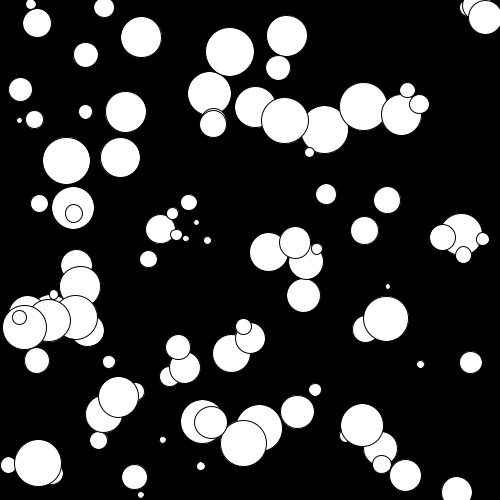
Frame 1 (no input)
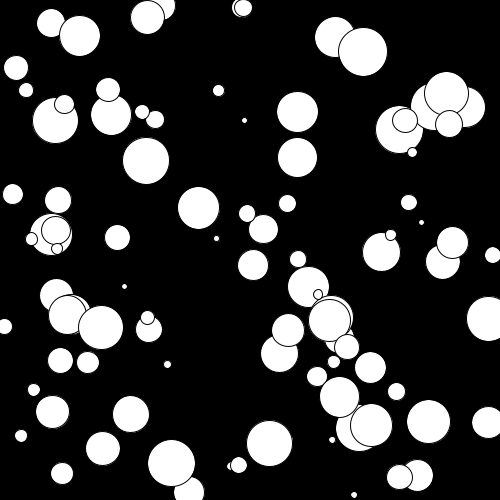
Frame 60 (the mouse pressed at the canvas centre just before this capture)
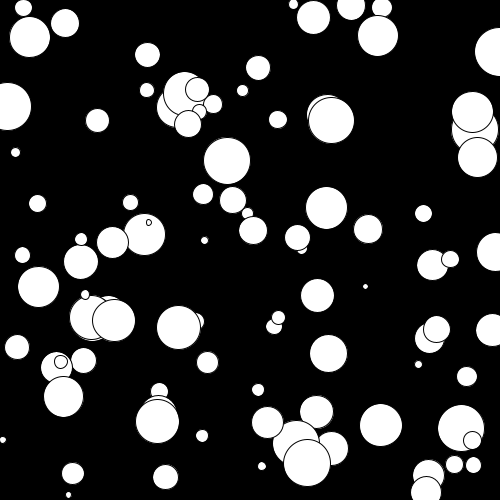
Frame 120 (the mouse held since frame 60 and released just before this capture)

The Processing sketch that drew these frames (run headless with seeded random() and noise(); from frame 60 on, the mouse is pressed at the canvas centre):

// Processing sketch: processing_138747
// ── processing_138747.pde

float [] x = new float [100];
float[] y= new float[100];
float[] t= new float [100];
float[] v= new float [100];
float[] c= new float [100];


void setup () {
  size(500,500);
  for(int p = 0; p <x.length; p++){
    x[p] = random(width);
    y[p]=random(height);
    t[p]=random(5,50);
    v[p]=random(0.1,5);
    c[p]=random (1,255);
  }
}
void draw(){
  background(0);

  for (int p = 0; p <x.length; p++){
    //x[p]++;
    x[p]+=v[p];
    if(x[p] >width){
      x[p]=0;
    }
    ellipse(x[p],y[p],t[p],t[p]);
  }
}
